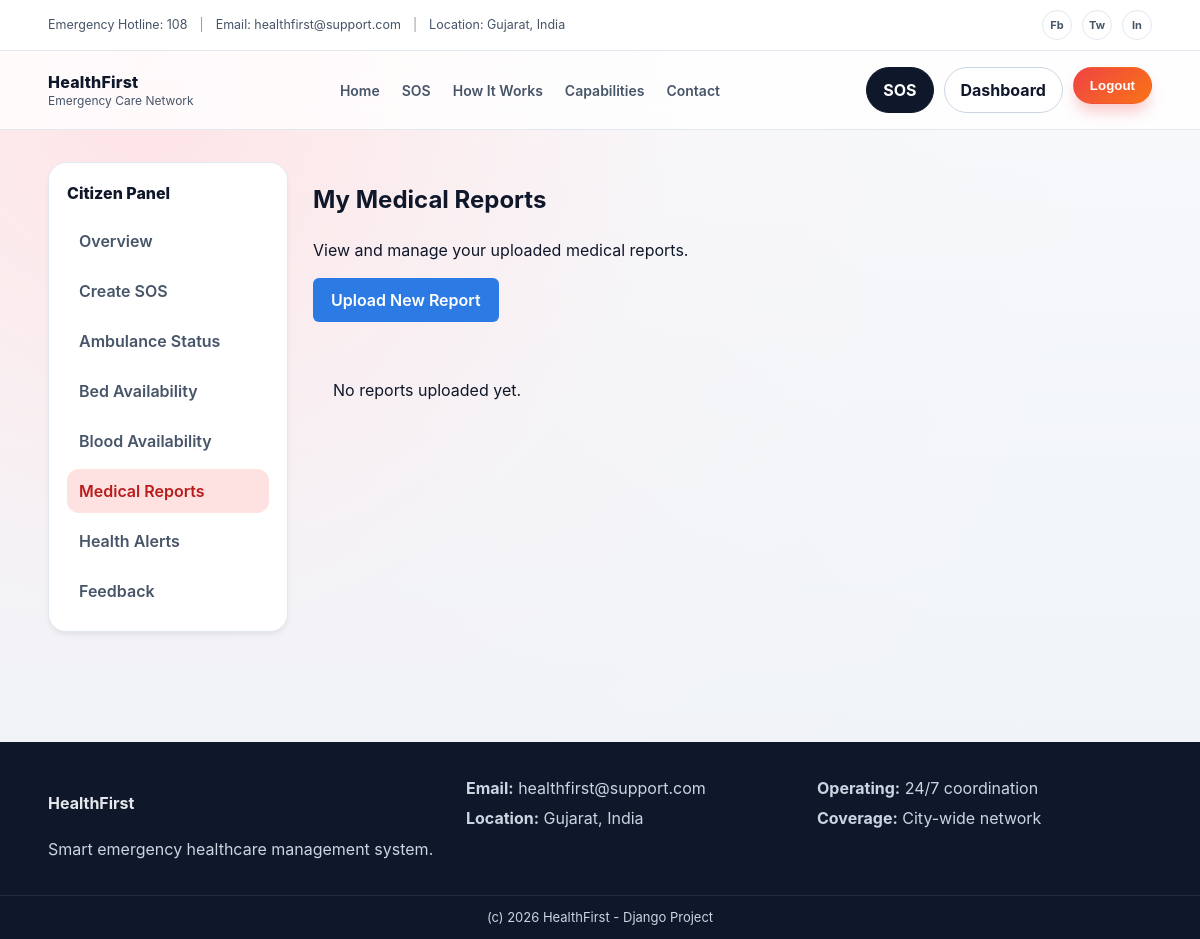
Page /reports/my-reports/ (signed in) on the earlier database version.
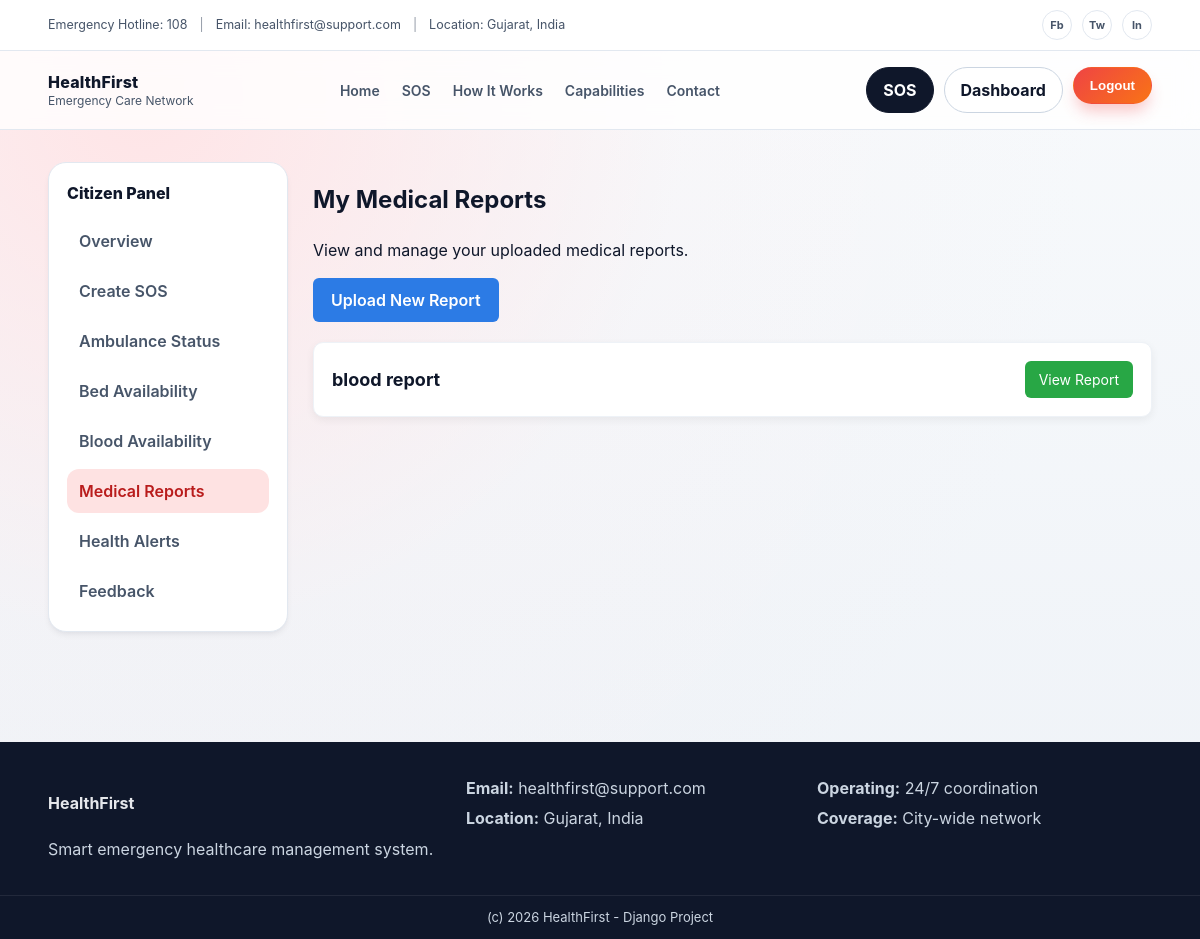
Same page on the later database version.
### medical_reports/models.py (models this page shows, shortened)
class MedicalReport(models.Model):
    user = models.ForeignKey(
        settings.AUTH_USER_MODEL,
        on_delete=models.CASCADE,
        related_name="medical_reports"
    )
    title = models.CharField(max_length=100)
    report_file = models.FileField(
        upload_to="medical_reports/"
    )
    uploaded_at = models.DateTimeField(auto_now_add=True)

### medical_reports/views.py (the view)
# urls.py: path("my-reports/", views.my_reports, name="my_reports"),
@login_required
def my_reports(request):
    reports = MedicalReport.objects.filter(user=request.user)
    return render(request, "medical_reports/my_reports.html", {"reports": reports})

### templates/medical_reports/my_reports.html (shortened to what this page needs)
{% extends "base.html" %}
{% block content %}
<section class="dash">
<div class="container dash-layout">
<aside class="dash-sidebar">
<div class="dash-brand">Citizen Panel</div>
<nav class="dash-menu">
<a href="{% url 'dashboard' %}">Overview</a>
<a href="{% url 'raise_sos' %}">Create SOS</a>
<a href="{% url 'ambulance_status' %}">Ambulance Status</a>
<a href="{% url 'hospitals:view_beds' %}">Bed Availability</a>
<a href="{% url 'bloodbank:view_bloods' %}">Blood Availability</a>
<a class="active" href="{% url 'my_reports' %}">Medical Reports</a>
<a href="{% url 'citizen_alerts' %}">Health Alerts</a>
<a href="{% url 'feedback:submit_feedback' %}">Feedback</a>
</nav>
</aside>
<div class="dash-content">
<div class="dash-head">
<h1>My Medical Reports</h1>
<p class="muted">View and manage your uploaded medical reports.</p>
</div>
<a href="{% url 'upload_report' %}" class="btn-upload">
Upload New Report
</a>
{% for report in reports %}
<div class="report-card">
<div class="report-info">
<h3>{{ report.title }}</h3>
</div>
<a href="{{ report.report_file.url }}" class="view-btn" target="_blank">
View Report
</a>
</div>
{% empty %}
<div class="card" style="padding:20px">
<p>No reports uploaded yet.</p>
</div>
{% endfor %}
</div>
</div>
</section>
{% endblock %}

Differences in the rows shown:
added MedicalReport: title "blood report"
Other differences:
text no longer shown: "No reports uploaded yet."
